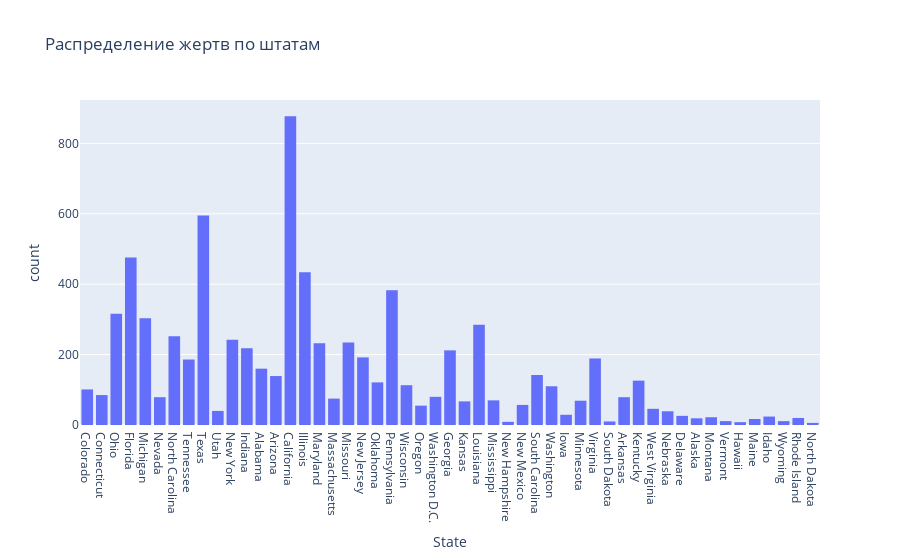

The cell this chart's notebook holds for it:
### Markdown cell above
# Распределение по штатам

### Code cell
# Распределение по штатам
fig_state = px.histogram(data_cleaned, x='State', title='Распределение жертв по штатам')
fig_state.show()

# Объединение данных для анализа в контексте времени и географии
fig_geo_time = px.scatter_geo(data_cleaned, lat='Latitude', lon='Longitude', color='Date Killed.year',
                              hover_name='City', title='Географическое и временное распределение инцидентов', scope='usa')
fig_geo_time.show()
# Географическое распределение инцидентов
fig_geo = px.scatter_geo(data_cleaned, lat='Latitude', lon='Longitude', hover_name='City',
                         title='Географическое распределение инцидентов', scope='usa')
fig_geo.show()

### Figure 1 — Plotly figure (JSON) as saved in the notebook; plotly's stock layout.template omitted (floating-point values rounded to 4 significant figures; data arrays with more than 128 entries replaced by an {"elided": "..."} marker saying what was removed)
{"data": [{"alignmentgroup": "True", "bingroup": "x", "hovertemplate": "State=%{x}<br>count=%{y}<extra></extra>", "legendgroup": "", "marker": {"color": "#636efa", "pattern": {"shape": ""}}, "name": "", "offsetgroup": "", "orientation": "v", "showlegend": false, "type": "histogram", "x": {"elided": "7691 str values"}, "xaxis": "x", "yaxis": "y"}], "layout": {"barmode": "relative", "legend": {"tracegroupgap": 0}, "title": {"text": "Распределение жертв по штатам"}, "xaxis": {"anchor": "y", "domain": [0, 1], "title": {"text": "State"}}, "yaxis": {"anchor": "x", "domain": [0, 1], "title": {"text": "count"}}}}
